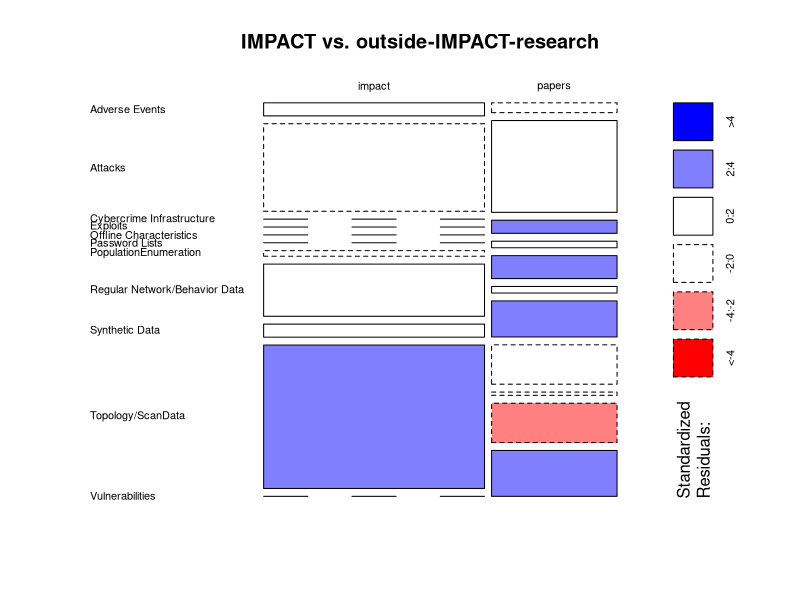
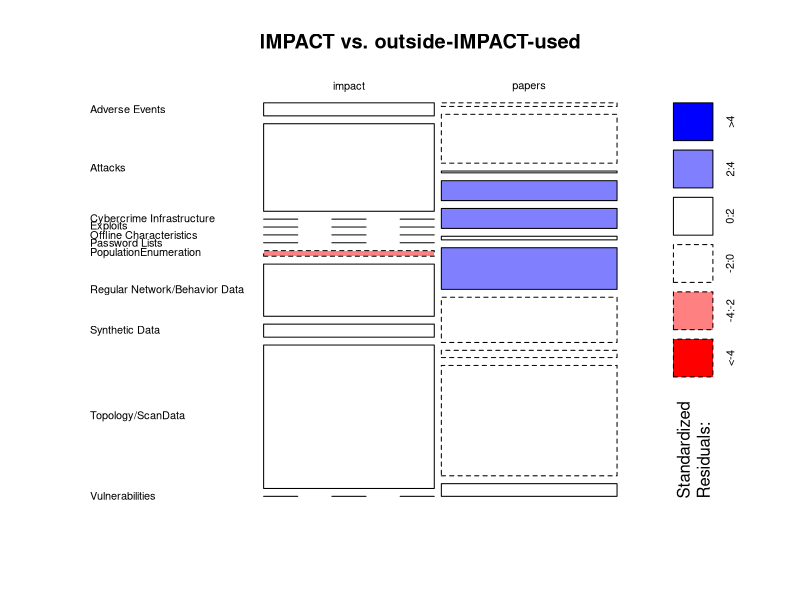
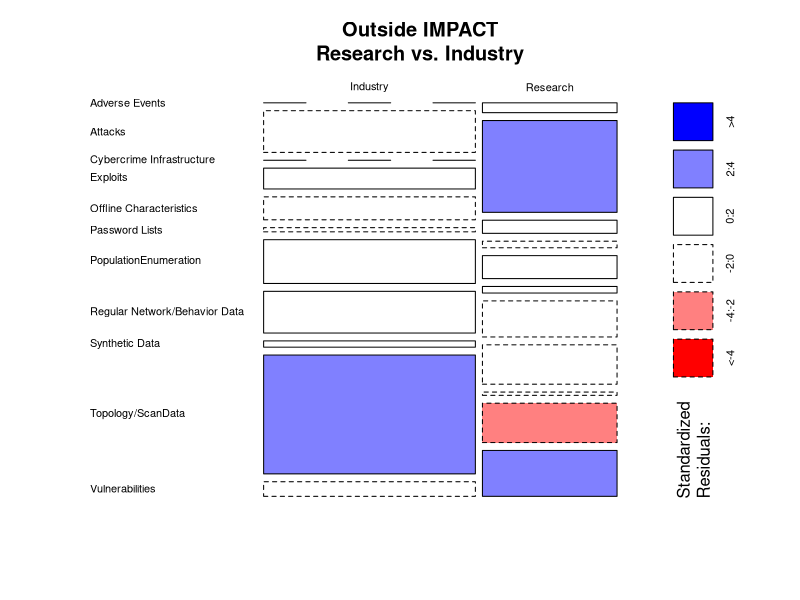
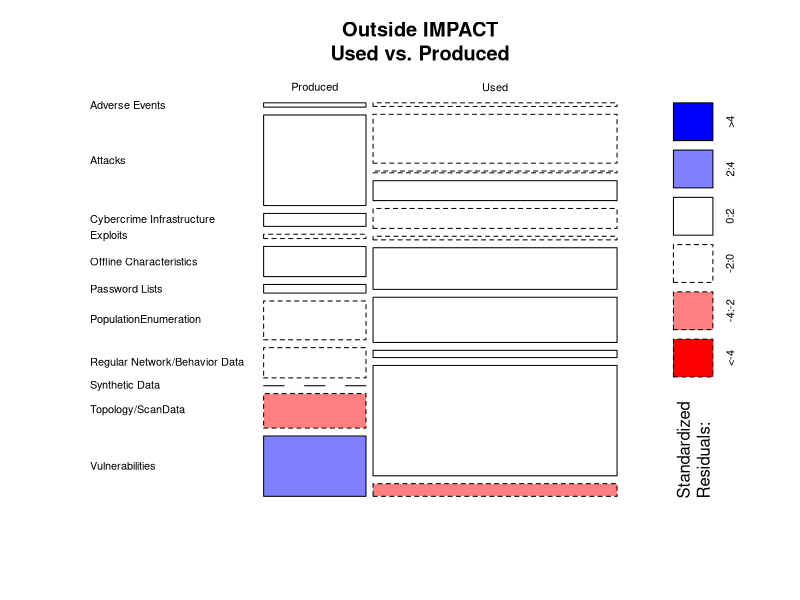
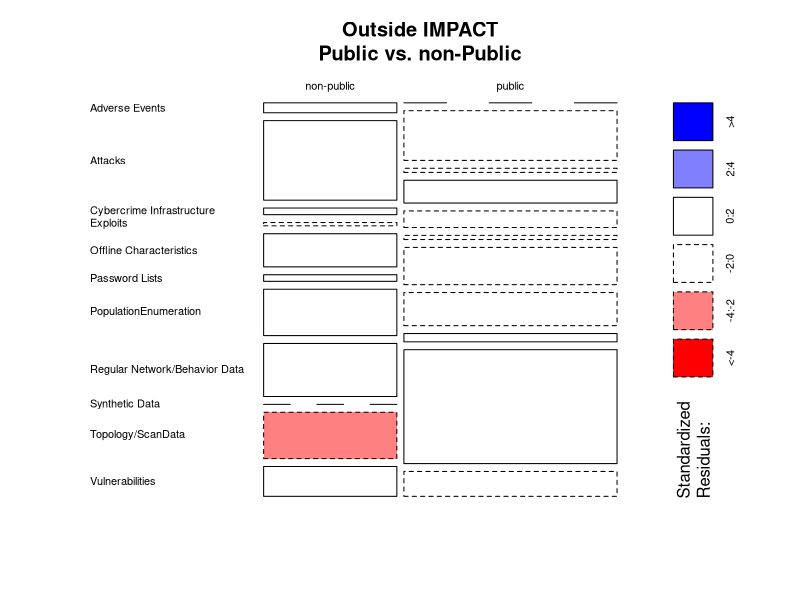
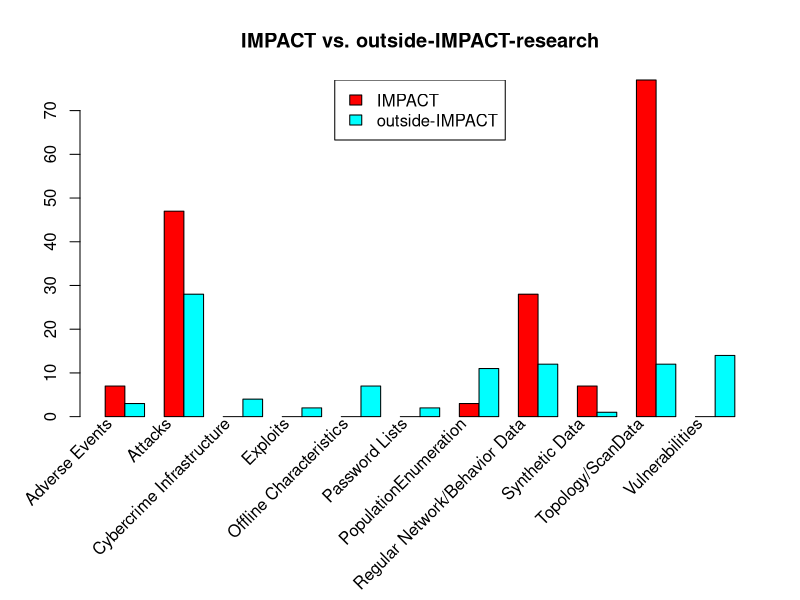
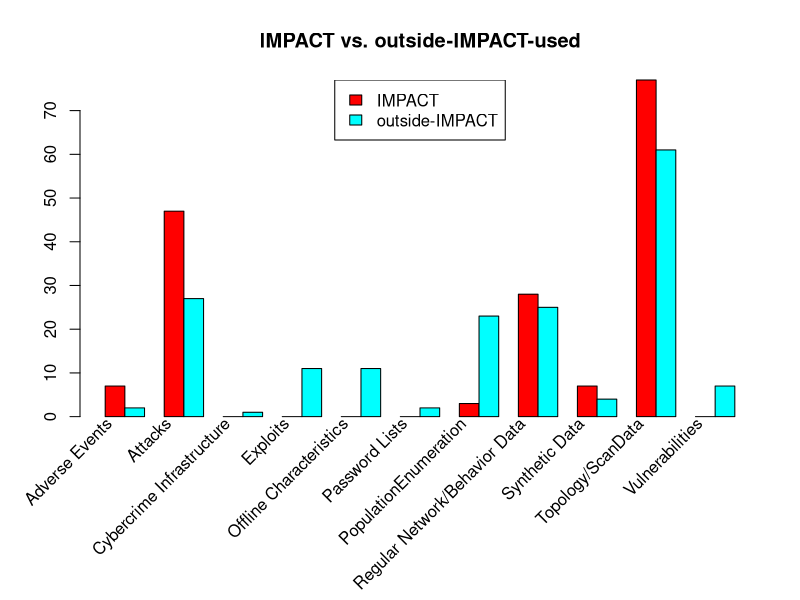
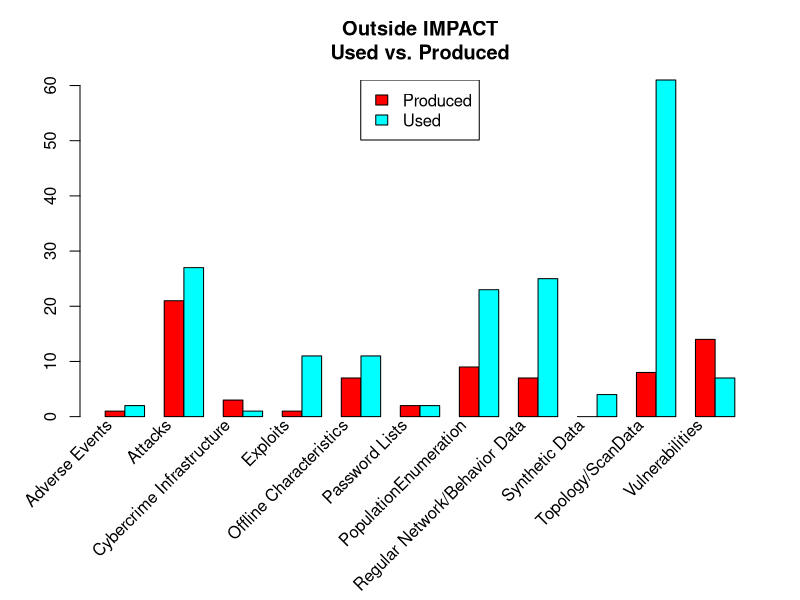

Here is the R script that generated these plots, in order:
#Muwei 
#set working directory
setwd('~/Downloads/cat2/')

#read data
impact <- read.csv("IMPACTcat.csv", sep=',',quote='"')
papers <- read.csv('paperscat.csv',sep=',',quote='"')

#clean up "papers"
papers$Public.[papers$Public. =="Yes\n"] <- 'Yes'
papers$public <-ifelse(papers$Public. == 'Yes', 'public', 'non-public')
papers$public <- as.factor(papers$public)

papers$Year <- as.factor(papers$Year)

papers$In.IMPACT[papers$In.IMPACT =="No\n"] <- 'No'
papers$inIMPACT <-ifelse(papers$In.IMPACT == 'No', 'outside-IMPACT', 'in-IMPACT')
papers$inIMPACT <- as.factor(papers$inIMPACT)

#making new tables focus on categories
catIndustry <- table(papers$Research.or.Industry., papers$Data.Category)
catIndustryprop <- round(100*prop.table(catIndustry,1),2)

catPublic <- table(papers$public, papers$Data.Category)
catPublicprop <- round(100*prop.table(catPublic,1),2)

catInIMPACT <- table(papers$inIMPACT, papers$Data.Category)
catInIMPACTprop <- round(100*prop.table(catInIMPACT,1),2)

catYear <- table(papers$Year, papers$Data.Category)
catYearprop <- round(100*prop.table(catYear,1),2)

catUsed <- table(papers$Data.Used.or.Produced., papers$Data.Category)
catUsedprop <- round(100*prop.table(catUsed,1),2)

catConference <- table(papers$Conference, papers$Data.Category)
catConferenceprop <- round(100*prop.table(catConference,1),2)
    
#IMPACT table
p2<-papers[papers$Research.or.Industry.=='Research',c("Data.Category","Research.or.Industry.")]
p2$paperorimpact<-"papers"
names(p2)<-c("Category","RoI","PoI")

impact$Research.or.Industry.<-"Research"
i2<-impact[,c("ourCategory","Research.or.Industry.")]
i2$paperorimpact<-"impact"
names(i2)<-c("Category","RoI","PoI")
pi2<-rbind(p2,i2)

tempT <- data.frame(unclass(summary(impact$ourCategory)))
tempT <- as.data.frame(t(tempT))
row.names(tempT) <- c('IMPACT')

tempT2 <- data.frame(unclass(summary(papers$Data.Category[papers$Research.or.Industry.=='Research'])))
tempT2 <- as.data.frame(t(tempT2))
row.names(tempT2) <- c('outside-IMPACT')

#pdf('pieIMPACT.pdf',width=8)
#pie(as.numeric(tempT[1,]),labels=names(tempT), main='IMPACT Categorization')
#dev.off()

tempT[c('Cybercrime Infrastructure','Exploits','Offline Characteristics','Password Lists','Vulnerabilities')] <- 0
catPapers <- table(pi2$PoI,pi2$Category)
catPapersprop <- round(100*prop.table(catPapers,1),2)

#IMPACT table vs. Used
p2<-papers[papers$Data.Used.or.Produced.=='Used',c("Data.Category","Data.Used.or.Produced.")]
p2$paperorimpact<-"papers"
names(p2)<-c("Category","U","PoI")

impact$Used.<-"Used"
i2<-impact[,c("ourCategory","Used.")]
i2$paperorimpact<-"impact"
names(i2)<-c("Category","U","PoI")

pi2<-rbind(p2,i2)
catPapersUsed <- table(pi2$PoI,pi2$Category)
catPapersUsedprop <- round(100*prop.table(catPapersUsed,1),2)

#making mosaic plots
pdf('mosaicIMPACT.pdf')
mosaicplot(catPapers, las=1, col=rainbow(7), main='IMPACT vs. outside-IMPACT-research',shade=TRUE)
dev.off()

pdf('mosaicIMPACTUsed.pdf')
mosaicplot(catPapersUsed, las=1, col=rainbow(7), main='IMPACT vs. outside-IMPACT-used',shade=TRUE)
dev.off()

pdf('mosaicReseachIndustry.pdf')
mosaicplot(catIndustry, las=1, col=rainbow(7), main='Outside IMPACT\nResearch vs. Industry',shade=TRUE)
dev.off()

pdf('mosaicUsedProduced.pdf')
mosaicplot(catUsed, las=1, col=rainbow(7), main='Outside IMPACT\nUsed vs. Produced',shade=TRUE)
dev.off()

pdf('mosaicPublic.pdf')
mosaicplot(catPublic, las=1, col=rainbow(7), main='Outside IMPACT\nPublic vs. non-Public',shade=TRUE)
dev.off()

#pdf('pieUsed.pdf',width=8.5)
#pie(as.numeric(catUsed[2,]),labels=names(as.data.frame.matrix(catUsed)), main='outside-IMPACT-used')
#dev.off()

#making barplots
pdf('barIMPACT.pdf')
par(mar=c(9,4,4,2))
x <- barplot(catPapers, beside=T, xaxt="n",col=rainbow(2), main='IMPACT vs. outside-IMPACT-research')
legend("top", c("IMPACT",'outside-IMPACT'),fill=rainbow(2))
labs <- paste(names(as.data.frame.matrix(catPapers)))
text(cex=1, x=colMeans(x)-.25, y=-1.25, labs, xpd=TRUE, srt=45, pos=2)
dev.off()

pdf('barIMPACTused.pdf')
par(mar=c(9,4,4,2))
x <- barplot(catPapersUsed, beside=T, xaxt="n",col=rainbow(2), main='IMPACT vs. outside-IMPACT-used')
legend("top", c("IMPACT",'outside-IMPACT'),fill=rainbow(2))
labs <- paste(names(as.data.frame.matrix(catPapersUsed)))
text(cex=1, x=colMeans(x)-.25, y=-1.25, labs, xpd=TRUE, srt=45, pos=2)
dev.off()

pdf('barUsed.pdf')
par(mar=c(9,4,4,2))
x <- barplot(catUsed, beside=T, xaxt="n",col=rainbow(2), main='Outside IMPACT\nUsed vs. Produced')
legend("top", c("Produced",'Used'),fill=rainbow(2))
labs <- paste(names(as.data.frame.matrix(catUsed)))
text(cex=1, x=colMeans(x)-.25, y=-1.25, labs, xpd=TRUE, srt=45, pos=2)
dev.off()

pdf('barIndustry.pdf')
par(mar=c(9,4,4,2))
x <- barplot(catIndustry, beside=T, xaxt="n",col=rainbow(2), main='Outside IMPACT\nResearch vs. Industry')
legend("top", c("Industry",'Research'),fill=rainbow(2))
labs <- paste(names(as.data.frame.matrix(catIndustry)))
text(cex=1, x=colMeans(x)-.25, y=-1.25, labs, xpd=TRUE, srt=45, pos=2)
dev.off()

pdf('barPublic.pdf')
par(mar=c(9,4,4,2))
x <- barplot(catPublic, beside=T, xaxt="n",col=rainbow(2), main='Outside IMPACT\nPublic vs. non-Public')
legend("top", c("non-Public",'Public'),fill=rainbow(2))
labs <- paste(names(as.data.frame.matrix(catPublic)))
text(cex=1, x=colMeans(x)-.25, y=-1.25, labs, xpd=TRUE, srt=45, pos=2)
dev.off()


#making tables (normal table followed by proptable)
library(gridExtra)
pdf('tableIMPACT.pdf',width=12)
grid.table(catPapers, theme = ttheme_default(base_size=7))
dev.off()

pdf('proptableIMPACT.pdf',width=12)
grid.table(catPapersprop, theme = ttheme_default(base_size=7))
dev.off()

pdf('tableIMPACTUsed.pdf',width=12)
grid.table(catPapersUsed, theme = ttheme_default(base_size=7))
dev.off()

pdf('proptableIMPACTUsed.pdf',width=12)
grid.table(catPapersUsedprop, theme = ttheme_default(base_size=7))
dev.off()

pdf('tableUsed.pdf',width=11.5)
grid.table(catUsed, theme = ttheme_default(base_size=7))
dev.off()

pdf('proptableUsed.pdf',width=11.5)
grid.table(catUsedprop, theme = ttheme_default(base_size=7))
dev.off()

pdf('tablePublic.pdf',width=11.5)
grid.table(catPublic, theme = ttheme_default(base_size=7))
dev.off()

pdf('proptablePublic.pdf',width=11.5)
grid.table(catPublicprop, theme = ttheme_default(base_size=7))
dev.off()

pdf('tableIndustry.pdf',width=11.5)
grid.table(catIndustry, theme = ttheme_default(base_size=7))
dev.off()

pdf('proptableIndustry.pdf',width=11.5)
grid.table(catIndustryprop, theme = ttheme_default(base_size=7))
dev.off()

pdf('tableYear.pdf',width=11.5)
grid.table(catYear, theme = ttheme_default(base_size=7))
dev.off()

pdf('proptableYear.pdf',width=11.5)
grid.table(catYearprop, theme = ttheme_default(base_size=7))
dev.off()

pdf('tableConference.pdf',width=15)
grid.table(catConference, theme = ttheme_default(base_size=7))
dev.off()

pdf('proptableConference.pdf',width=15)
grid.table(catConferenceprop, theme = ttheme_default(base_size=7))
dev.off()

